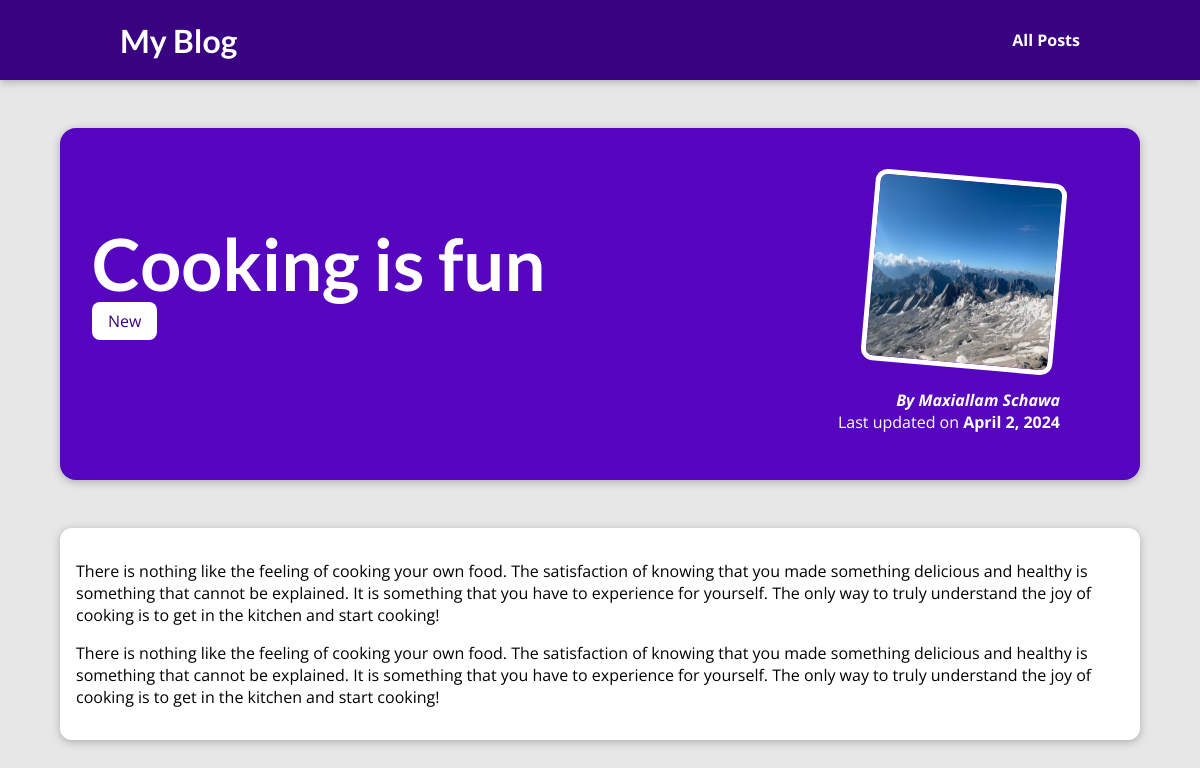
/blog/post/cooking-is-fun/, run on the app's committed database.
### blog/models.py (models this page shows, shortened)
class Post(models.Model):
    title = models.CharField(max_length=150)
    excerpt = models.CharField(max_length=200)
    image_name = models.CharField(max_length=100)
    date = models.DateField(auto_now=True)
    slug = models.SlugField(unique=True, db_index=True)
    content = models.TextField(validators=[MinLengthValidator(10)])
    author = models.ForeignKey(
        Author, on_delete=models.SET_NULL, null=True, related_name='posts')
    tags = models.ManyToManyField(Tag)

class Tag(models.Model):
    caption = models.CharField(max_length=20)

class Author(models.Model):
    first_name = models.CharField(max_length=100)
    last_name = models.CharField(max_length=100)
    email = models.EmailField()
    def full_name(self):
        return f'{self.first_name} {self.last_name}'
    def __str__(self):
        return self.full_name()

### blog/views.py (the view)
# urls.py: path('post/<slug:slug>/', views.post_detail, name='post-detail-page'),
def post_detail(request, slug):
    identified_post = Post.objects.get(slug=slug)
    return render(request, 'blog/post-detail.html', {
        'post': identified_post
    })

### blog/templates/blog/post-detail.html (shortened to what this page needs)
{% extends 'base.html' %}
{% load static %}
{% block css_files %}
    <link rel="stylesheet" href="{% static 'blog/post-detail.css' %}">
{% endblock css_files %}
{% block content %}
    <section id="summary">
        <h2>{{ post.title }}</h2>
        <div>
            {% for tag in post.tags.all %}
                <span class="tag">{{ tag.caption }}</span>
            {% endfor %}
        </div>
        <article>
            <img src="{% static 'blog/images/'|add:post.image_name %}" alt="{{ post.title }}">
            <address>By <a href="mailto:{{ post.author.email }}">{{ post.author }}</a></address>
            <div>
                Last updated on <time>{{ post.date }}</time>
            </div>
        </article>
    </section>
    <main>
        <p>{{ post.content|linebreaks }}</p>
    </main>
{% endblock content %}

### static/app.css (style rules this page uses)
* { box-sizing: border-box; }
html { font-family: 'Open Sans', 'Lato', sans-serif; }
body { margin: 0; }
h1, h2, h3 { font-family: 'Lato', sans-serif; font-weight: bold; }

### blog/static/blog/post-detail.css (style rules this page uses)
body { background-color: #e7e7e7; }
#summary { margin: 8rem auto 3rem auto; padding: 2rem; width: 90%; max-width: 90rem; border-radius: 16px; background-color: #5706c0; position: relative; box-shadow: 0 2px 8px rgba(0, 0, 0, 0.25); height: 22rem; }
#summary h2 { color: white; font-size: 4.5rem; margin-bottom: 0.25rem; }
#summary article { position: absolute; top: 2rem; right: 3rem; padding: 1rem 2rem; border-radius: 12px; text-align: right; color: white; }
#summary article img { width: 12rem; height: 12rem; border-radius: 12px; transform: rotateZ(5deg); border: 5px solid white; margin-bottom: 1rem; }
#summary address { font-weight: bold; }
#summary a { color: white; text-decoration: none; }
#summary time { font-weight: bold; }
main { width: 90%; max-width: 90rem; margin: 3rem auto; background-color: white; padding: 1rem; border-radius: 12px; box-shadow: 0 2px 8px rgba(0, 0, 0, 0.25); }
.tag { background-color: white; color:#390281; padding: 0.5rem 1rem; border-radius: 8px; }

### data on the page
Post: title "Cooking is fun", image_name (picture), author "Maxiallam Schawa", date "April 2, 2024", content "There is nothing like the feeling of cooking your own food. The satisfaction of knowing that you made something delicious and healthy is something that cannot be explained. It is something that you have to experience for yourself. The only way to truly understand the joy of cooking is to get in the kitchen and start cooking! There is nothing like the feeling of cooking your own food. The satisfaction of knowing that you made something delicious and healthy is something that cannot be explained. It is something that you have to experience for yourself. The only way to truly understand the joy of cooking is to get in the kitchen and start cooking!"
Tag: caption "New"
